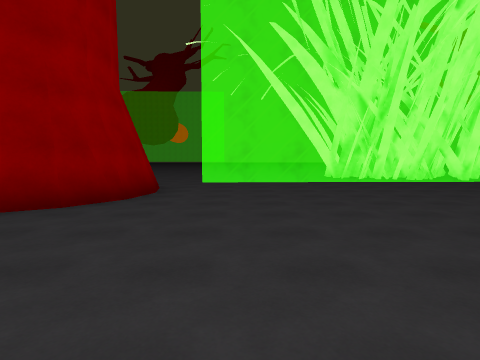
[1] (above)

24 first-person views from a walk through a Unity game level. The camera is 1.5 m above the floor, tilts 4° down and sees 80° across. The floor is counted in squares, 2 m on a side. Each view is taken from the middle of a square. On the plan, view 1 faces up. The plan holds only what a view shows up to about 10 squares ahead; the rest is blank. The place goes on beyond the plan. The player character is not drawn. Surface patterns are stand-ins for the level's own textures.

[2]
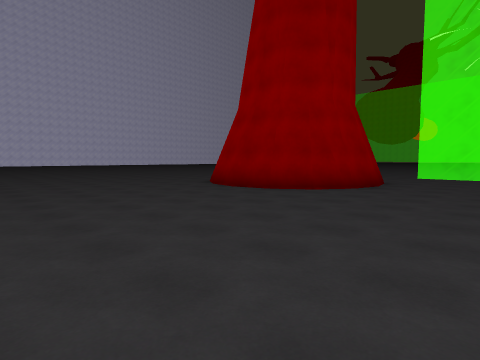

[3]
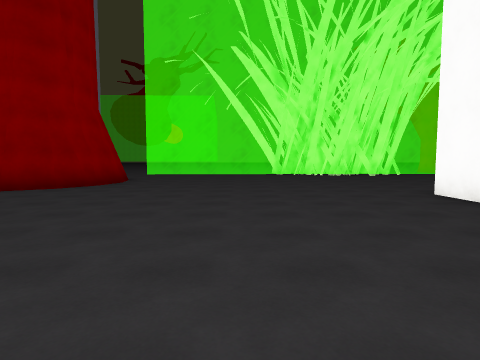

[4]
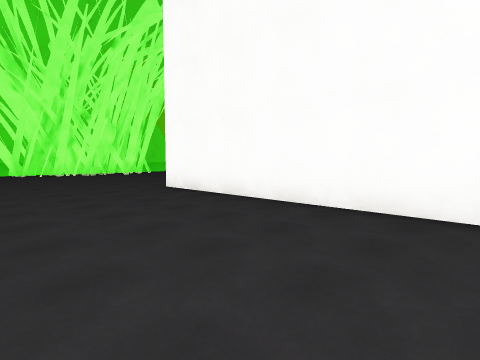

[5]
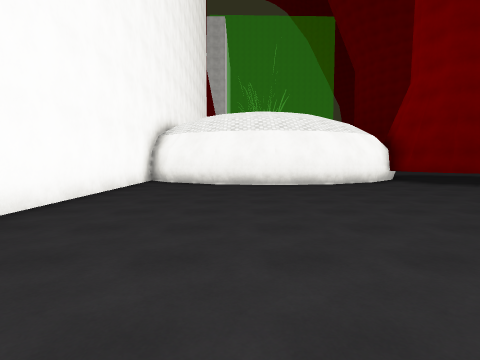

[6]
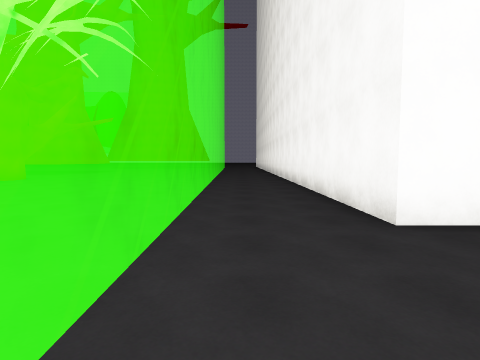

[7]
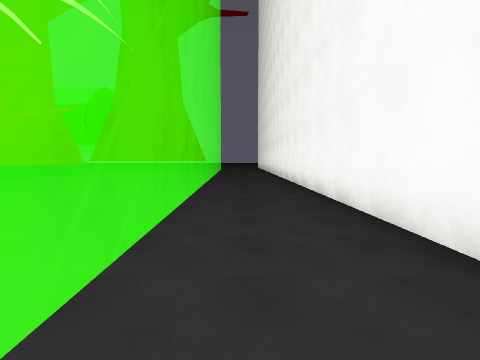

[8]
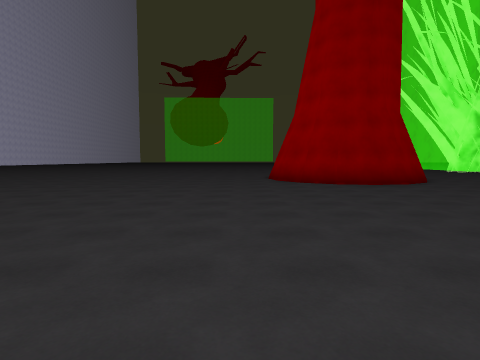

[9]
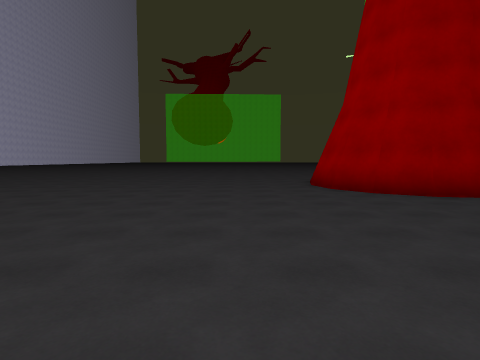

[10]
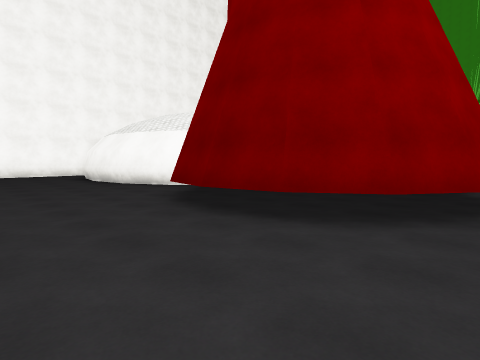

[11]
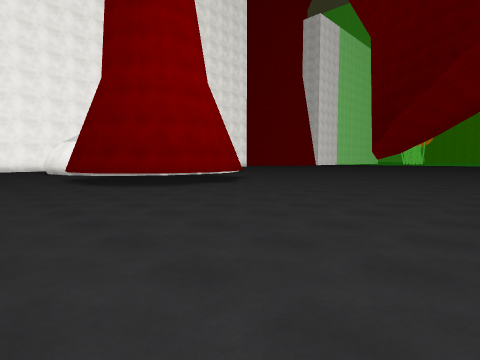

[12]
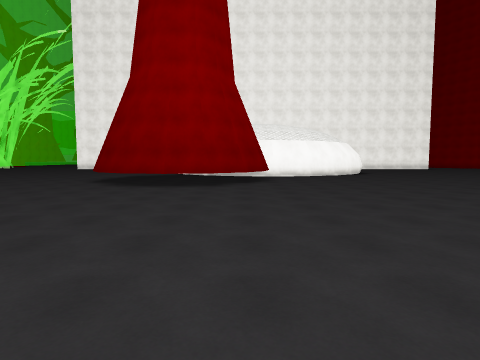

[13]
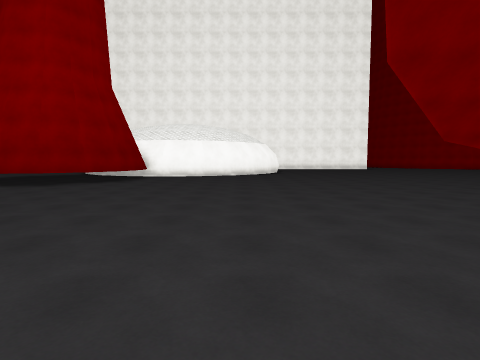

[14]
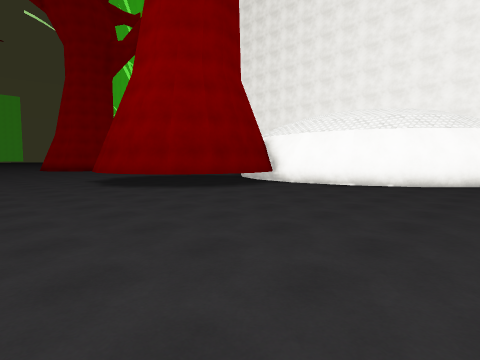

[15]
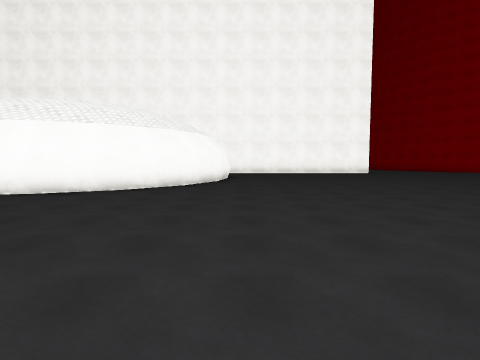

[16]
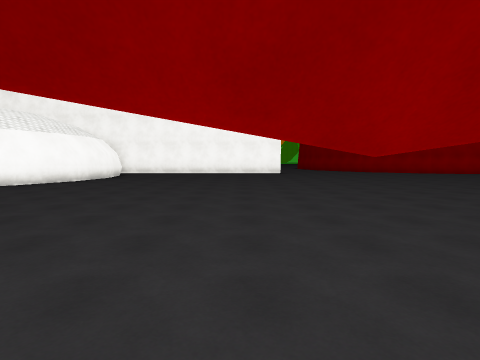

[17]
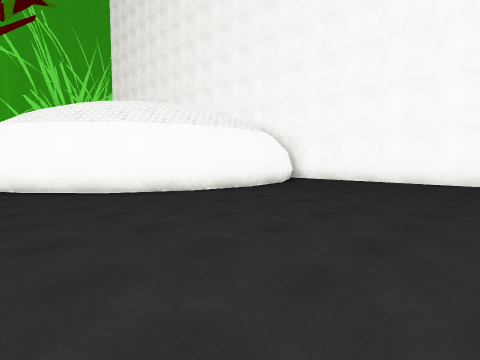

[18]
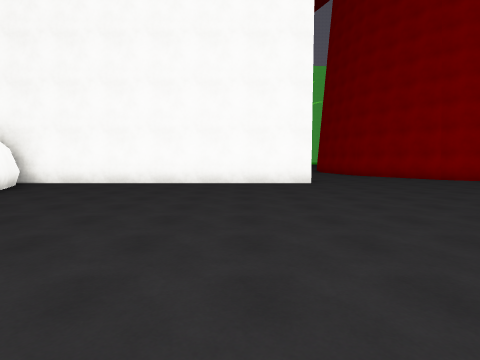

[19]
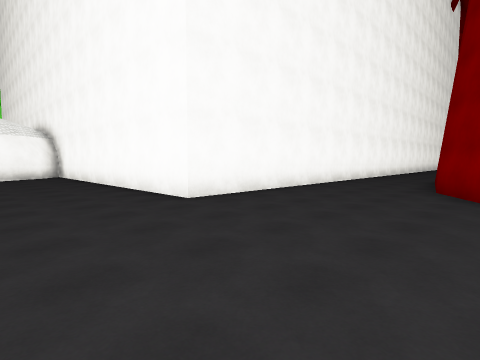

[20]
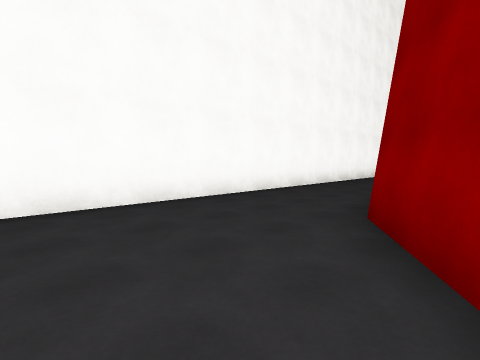

[21]
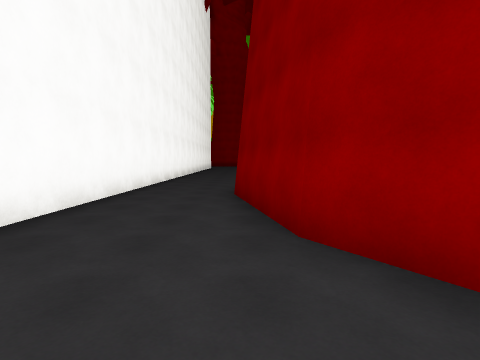

[22]
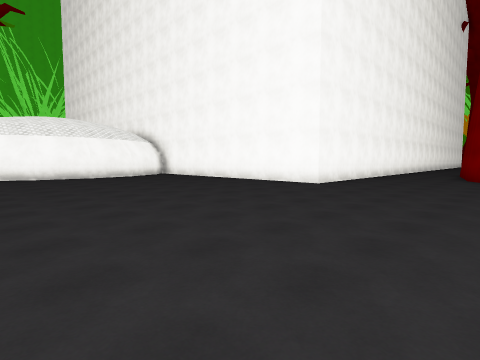

[23]
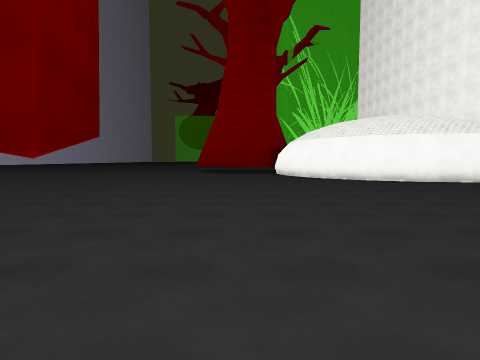

[24]
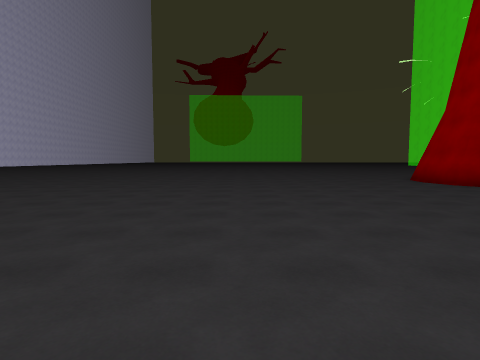

### Floor plan
Key: @ floor where view 1 was taken; # wall or solid block; . floor; = window, fence, low wall or low ledge; ^ raised ledge.
Columns run from 19 left of view 1 to 17 right of it. Each row starts with its distance up from view 1.
 10                  .==================
  9                  .==================
  8  ...........     .==================
  7 ............#    #==================
  6 ............#   ##.=================
  5 ............## ##...................
  4 .............###....................
  3 .........................###########
  2  ........................#
  1  ........................#
  0   .................@.....#
 -1    ......................#
 -2    ......................#
 -3    ......................#
 -4    ......................#
 -5    .........####.........#
 -6    ........#^  ^#.######.#
 -7    .......#^    ###    ###
 -8     ......#
 -9    ........^
-10   .........#^
-11    .........####
-12     ...........#
-13     ...........##
-14    .............#
-15   ..............##
-16    ..............##    ###
-17     ..............######.#
-18      ....................#
-19       ...................#
-20        ..................#
-21         .................#
-22          ................#
-23          ................#
-24           .#.............#
-25            ..............############
-26             .........................
-27              ........................
-28                .................##
-29                 .............####
-30                  ...........##

Positions as (right, up) in squares from view 1, and headings:
1: (0, 0), facing up
2: (1, -2), facing up-left
3: (2, -3), facing up
4: (2, -4), facing up-right
5: (3, 3), facing down
6: (3, 5), facing right
7: (6, 5), facing right
8: (-9, -5), facing up
9: (-10, -2), facing up
10: (-9, -2), facing down-right
11: (-16, -2), facing down-right
12: (-17, -10), facing right
13: (-17, -15), facing right
14: (-12, -17), facing up-right
15: (-10, -18), facing right
16: (-10, -23), facing right
17: (-4, -23), facing up-right
18: (-3, -23), facing right
19: (3, -30), facing up-right
20: (7, -30), facing up-right
21: (8, -28), facing right
22: (-2, -30), facing up-right
23: (-6, -27), facing up
24: (-14, -3), facing up
